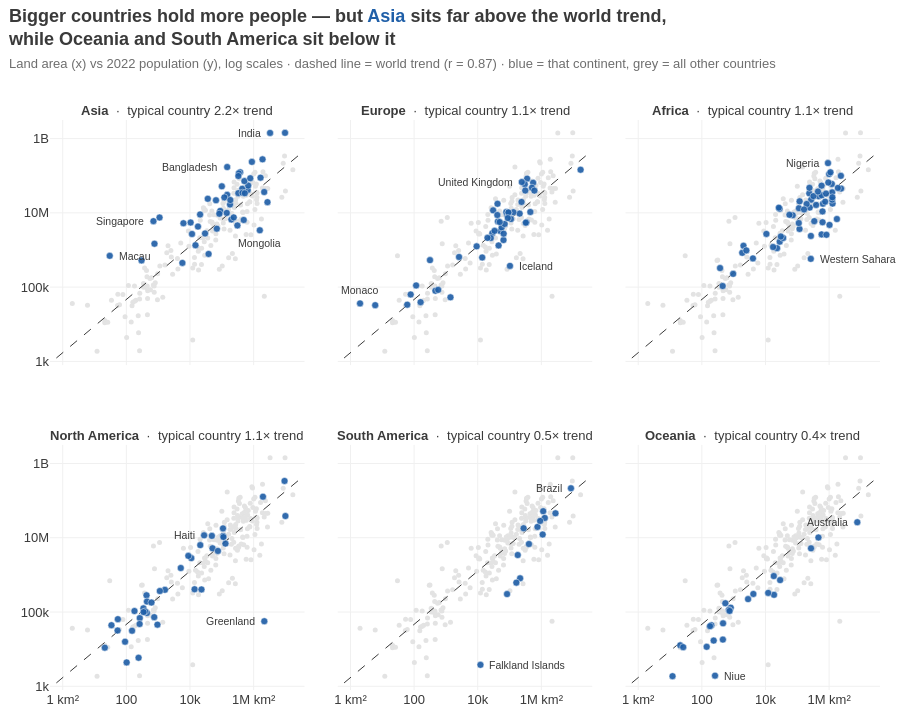

Here is the notebook cell this chart was saved with:
### Markdown cell above
**Chart choice & justification:** *Which chart did you choose, and why? Justify design choices.*

**Chart: scatter plot on log–log scales, as small multiples (one panel per continent).**

**Why this chart:** the relationship between two numeric variables is exactly what a scatter plot shows. Both variables span many orders of magnitude (1 km² Vatican to 17 M km² Russia; 510 to 1.4 B people), so **log scales are required** — on linear axes almost every country collapses into one corner. Splitting into panels answers "does it differ by continent?" much more clearly than six overlapping colours in one plot.

**Design choices**
- Each panel highlights one continent in blue on top of **all other countries in light grey**, so every continent is judged against the same world context.
- The same dashed **world trend line** (log–log regression over all countries) appears in every panel as a common benchmark; dots above it hold more people than expected for their size, dots below hold fewer.
- Panel titles state the answer per continent: how many times the trend a *typical* (median) country sits. Panels are ordered from most above to most below the trend.
- The countries that clearly break the pattern are labelled directly; shared axes with plain-language ticks (10k, 1M km², 1B).

**What it shows:** yes — bigger countries clearly hold more people (**r = 0.87 on log scales**; 10× more land ≈ 5× more people). But continents differ: a typical **Asian** country has **2.2× the people** the trend predicts, Europe, Africa and North America sit right on it (~1.1×), while **South America (0.5×) and Oceania (0.4×)** are emptier than their size suggests. Far **above** the line: city-states (Macau, Singapore, Hong Kong, Monaco) and the giants Bangladesh and India; far **below**: Greenland, the Falkland Islands, Niue, Western Sahara, Iceland and Mongolia — ice, desert and steppe.

### Code cell
# Q3 — land area vs 2022 population → SCATTER PLOT (log–log), small multiples by continent
d3 = df[['Country', 'Continent', 'Area', '2022 Population']].copy()
lx, ly = np.log10(d3['Area']), np.log10(d3['2022 Population'])
slope, intercept = np.polyfit(lx, ly, 1)                          # world trend on log–log scales
r = np.corrcoef(lx, ly)[0, 1]
d3['vs_trend'] = 10 ** (ly - (intercept + slope * lx))           # 2 = twice the people expected for its size

typical = d3.groupby('Continent')['vs_trend'].median()          # typical (median) country per continent
order = typical.sort_values(ascending=False).index.tolist()

fig = px.scatter(d3, x='Area', y='2022 Population', facet_col='Continent', facet_col_wrap=3,
                 category_orders={'Continent': order}, log_x=True, log_y=True,
                 hover_name='Country', custom_data=['Continent', 'vs_trend'],
                 color_discrete_sequence=[ACCENT2], template='plotly_white',
                 facet_row_spacing=0.14, facet_col_spacing=0.04,
                 title=f"Bigger countries hold more people — but {hl('Asia', ACCENT2)} sits far above the world trend,"
                       f"<br>while Oceania and South America sit below it")
fig.update_traces(marker=dict(size=7, opacity=0.9, line=dict(color='white', width=0.5)),
                  hovertemplate='<b>%{hovertext}</b><br>%{x:,.0f} km² · %{y:,.0f} people'
                                '<br>%{customdata[1]:.2f}× the world trend<extra></extra>')

# Grey context (all countries) + dashed world trend in every panel, drawn underneath the highlighted dots
x_line = np.logspace(-0.2, 7.4, 40)
y_line = 10 ** (intercept + slope * np.log10(x_line))
panel = {}
for tr in list(fig.data):
    panel[tr.customdata[0][0]] = (tr.xaxis, tr.yaxis)
    fig.add_scatter(x=d3['Area'], y=d3['2022 Population'], mode='markers', xaxis=tr.xaxis, yaxis=tr.yaxis,
                    marker=dict(color=LIGHT, size=5), hoverinfo='skip', showlegend=False)
    fig.add_scatter(x=x_line, y=y_line, mode='lines', xaxis=tr.xaxis, yaxis=tr.yaxis,
                    line=dict(color=DARK, width=1, dash='dash'), hoverinfo='skip', showlegend=False)
k = len(panel)
fig.data = fig.data[k:] + fig.data[:k]                            # context first, highlights on top

# Panel titles carry the per-continent answer: how a typical country compares with the trend
fig.for_each_annotation(lambda a: a.update(
    text=f"<b>{a.text.split('=')[1]}</b>  ·  typical country {typical[a.text.split('=')[1]]:.1f}× trend",
    font=dict(size=13)))

# Label the countries that clearly break the pattern (text placed right / left / above / below the dot)
place = {'r': dict(xanchor='left', xshift=7), 'l': dict(xanchor='right', xshift=-7),
         'a': dict(yanchor='bottom', yshift=5), 'b': dict(yanchor='top', yshift=-5)}
outliers = {'Macau': 'r', 'Singapore': 'l', 'Bangladesh': 'l', 'India': 'l', 'Mongolia': 'b',
            'Monaco': 'a', 'United Kingdom': 'l', 'Iceland': 'r',
            'Nigeria': 'l', 'Western Sahara': 'r',
            'Haiti': 'l', 'Greenland': 'l',
            'Falkland Islands': 'r', 'Brazil': 'l',
            'Niue': 'r', 'Australia': 'l'}
for name, where in outliers.items():
    row = d3.loc[d3['Country'] == name].iloc[0]
    xa, ya = panel[row['Continent']]
    fig.add_annotation(x=np.log10(row['Area']), y=np.log10(row['2022 Population']),   # log axes → log10 coords
                       xref=xa, yref=ya, text=name, showarrow=False,
                       font=dict(size=10.5, color=DARK), **place[where])

ticks_x = dict(tickvals=[1, 1e2, 1e4, 1e6], ticktext=['1 km²', '100', '10k', '1M km²'])
ticks_y = dict(tickvals=[1e3, 1e5, 1e7, 1e9], ticktext=['1k', '100k', '10M', '1B'])
fig.update_xaxes(title=None, range=[-0.4, 7.6], gridcolor='#F0F0F0', zeroline=False, **ticks_x)
fig.update_yaxes(title=None, range=[2.9, 9.5], gridcolor='#F0F0F0', zeroline=False, **ticks_y)
fig.update_layout(title=title(fig.layout.title.text,
                              f'Land area (x) vs 2022 population (y), log scales · dashed line = world trend '
                              f'(r = {r:.2f}) · blue = that continent, grey = all other countries'),
                  showlegend=False, font=FONT, height=720, margin=dict(l=50, r=20, t=120, b=30))
fig.show()

### Figure 1 — Plotly figure (JSON) as saved in the notebook; plotly's stock layout.template omitted (floating-point values rounded to 4 significant figures; data arrays with more than 128 entries replaced by an {"elided": "..."} marker saying what was removed)
{"data": [{"hoverinfo": "skip", "marker": {"color": "#E3E3E3", "size": 5}, "mode": "markers", "showlegend": false, "type": "scatter", "x": {"elided": "234 int values"}, "xaxis": "x4", "y": {"elided": "234 int values"}, "yaxis": "y4"}, {"hoverinfo": "skip", "line": {"color": "#3A3A3A", "dash": "dash", "width": 1}, "mode": "lines", "showlegend": false, "type": "scatter", "x": [0.631, 0.9883, 1.548, 2.424, 3.797, 5.948, 9.316, 14.59, 22.85, 35.8, 56.07, 87.82, 137.6, 215.4, 337.4, 528.5, 827.8, 1297.0, 2031.0, 3181.0, 4982.0, 7804.0, 12220.0, 19140.0, 29990.0, 46970.0, 73560.0, 115200.0, 180500.0, 282700.0, 442700.0, 693500.0, 1086000.0, 1701000.0, 2665000.0, 4174000.0, 6537000.0, 10240000.0, 16040000.0, 25120000.0], "xaxis": "x4", "y": [1233.0, 1700.0, 2345.0, 3235.0, 4462.0, 6154.0, 8488.0, 11710.0, 16150.0, 22270.0, 30720.0, 42370.0, 58450.0, 80620.0, 111200.0, 153400.0, 211500.0, 291800.0, 402500.0, 555100.0, 765700.0, 1056000.0, 1457000.0, 2009000.0, 2771000.0, 3822000.0, 5272000.0, 7272000.0, 10030000.0, 13830000.0, 19080000.0, 26320000.0, 36300000.0, 50070000.0, 69070000.0, 95260000.0, 131400000.0, 181200000.0, 250000000.0, 344800000.0], "yaxis": "y4"}, {"hoverinfo": "skip", "marker": {"color": "#E3E3E3", "size": 5}, "mode": "markers", "showlegend": false, "type": "scatter", "x": {"elided": "234 int values"}, "xaxis": "x5", "y": {"elided": "234 int values"}, "yaxis": "y5"}, {"hoverinfo": "skip", "line": {"color": "#3A3A3A", "dash": "dash", "width": 1}, "mode": "lines", "showlegend": false, "type": "scatter", "x": [0.631, 0.9883, 1.548, 2.424, 3.797, 5.948, 9.316, 14.59, 22.85, 35.8, 56.07, 87.82, 137.6, 215.4, 337.4, 528.5, 827.8, 1297.0, 2031.0, 3181.0, 4982.0, 7804.0, 12220.0, 19140.0, 29990.0, 46970.0, 73560.0, 115200.0, 180500.0, 282700.0, 442700.0, 693500.0, 1086000.0, 1701000.0, 2665000.0, 4174000.0, 6537000.0, 10240000.0, 16040000.0, 25120000.0], "xaxis": "x5", "y": [1233.0, 1700.0, 2345.0, 3235.0, 4462.0, 6154.0, 8488.0, 11710.0, 16150.0, 22270.0, 30720.0, 42370.0, 58450.0, 80620.0, 111200.0, 153400.0, 211500.0, 291800.0, 402500.0, 555100.0, 765700.0, 1056000.0, 1457000.0, 2009000.0, 2771000.0, 3822000.0, 5272000.0, 7272000.0, 10030000.0, 13830000.0, 19080000.0, 26320000.0, 36300000.0, 50070000.0, 69070000.0, 95260000.0, 131400000.0, 181200000.0, 250000000.0, 344800000.0], "yaxis": "y5"}, {"hoverinfo": "skip", "marker": {"color": "#E3E3E3", "size": 5}, "mode": "markers", "showlegend": false, "type": "scatter", "x": {"elided": "234 int values"}, "xaxis": "x6", "y": {"elided": "234 int values"}, "yaxis": "y6"}, {"hoverinfo": "skip", "line": {"color": "#3A3A3A", "dash": "dash", "width": 1}, "mode": "lines", "showlegend": false, "type": "scatter", "x": [0.631, 0.9883, 1.548, 2.424, 3.797, 5.948, 9.316, 14.59, 22.85, 35.8, 56.07, 87.82, 137.6, 215.4, 337.4, 528.5, 827.8, 1297.0, 2031.0, 3181.0, 4982.0, 7804.0, 12220.0, 19140.0, 29990.0, 46970.0, 73560.0, 115200.0, 180500.0, 282700.0, 442700.0, 693500.0, 1086000.0, 1701000.0, 2665000.0, 4174000.0, 6537000.0, 10240000.0, 16040000.0, 25120000.0], "xaxis": "x6", "y": [1233.0, 1700.0, 2345.0, 3235.0, 4462.0, 6154.0, 8488.0, 11710.0, 16150.0, 22270.0, 30720.0, 42370.0, 58450.0, 80620.0, 111200.0, 153400.0, 211500.0, 291800.0, 402500.0, 555100.0, 765700.0, 1056000.0, 1457000.0, 2009000.0, 2771000.0, 3822000.0, 5272000.0, 7272000.0, 10030000.0, 13830000.0, 19080000.0, 26320000.0, 36300000.0, 50070000.0, 69070000.0, 95260000.0, 131400000.0, 181200000.0, 250000000.0, 344800000.0], "yaxis": "y6"}, {"hoverinfo": "skip", "marker": {"color": "#E3E3E3", "size": 5}, "mode": "markers", "showlegend": false, "type": "scatter", "x": {"elided": "234 int values"}, "xaxis": "x", "y": {"elided": "234 int values"}, "yaxis": "y"}, {"hoverinfo": "skip", "line": {"color": "#3A3A3A", "dash": "dash", "width": 1}, "mode": "lines", "showlegend": false, "type": "scatter", "x": [0.631, 0.9883, 1.548, 2.424, 3.797, 5.948, 9.316, 14.59, 22.85, 35.8, 56.07, 87.82, 137.6, 215.4, 337.4, 528.5, 827.8, 1297.0, 2031.0, 3181.0, 4982.0, 7804.0, 12220.0, 19140.0, 29990.0, 46970.0, 73560.0, 115200.0, 180500.0, 282700.0, 442700.0, 693500.0, 1086000.0, 1701000.0, 2665000.0, 4174000.0, 6537000.0, 10240000.0, 16040000.0, 25120000.0], "xaxis": "x", "y": [1233.0, 1700.0, 2345.0, 3235.0, 4462.0, 6154.0, 8488.0, 11710.0, 16150.0, 22270.0, 30720.0, 42370.0, 58450.0, 80620.0, 111200.0, 153400.0, 211500.0, 291800.0, 402500.0, 555100.0, 765700.0, 1056000.0, 1457000.0, 2009000.0, 2771000.0, 3822000.0, 5272000.0, 7272000.0, 10030000.0, 13830000.0, 19080000.0, 26320000.0, 36300000.0, 50070000.0, 69070000.0, 95260000.0, 131400000.0, 181200000.0, 250000000.0, 344800000.0], "yaxis": "y"}, {"hoverinfo": "skip", "marker": {"color": "#E3E3E3", "size": 5}, "mode": "markers", "showlegend": false, "type": "scatter", "x": {"elided": "234 int values"}, "xaxis": "x2", "y": {"elided": "234 int values"}, "yaxis": "y2"}, {"hoverinfo": "skip", "line": {"color": "#3A3A3A", "dash": "dash", "width": 1}, "mode": "lines", "showlegend": false, "type": "scatter", "x": [0.631, 0.9883, 1.548, 2.424, 3.797, 5.948, 9.316, 14.59, 22.85, 35.8, 56.07, 87.82, 137.6, 215.4, 337.4, 528.5, 827.8, 1297.0, 2031.0, 3181.0, 4982.0, 7804.0, 12220.0, 19140.0, 29990.0, 46970.0, 73560.0, 115200.0, 180500.0, 282700.0, 442700.0, 693500.0, 1086000.0, 1701000.0, 2665000.0, 4174000.0, 6537000.0, 10240000.0, 16040000.0, 25120000.0], "xaxis": "x2", "y": [1233.0, 1700.0, 2345.0, 3235.0, 4462.0, 6154.0, 8488.0, 11710.0, 16150.0, 22270.0, 30720.0, 42370.0, 58450.0, 80620.0, 111200.0, 153400.0, 211500.0, 291800.0, 402500.0, 555100.0, 765700.0, 1056000.0, 1457000.0, 2009000.0, 2771000.0, 3822000.0, 5272000.0, 7272000.0, 10030000.0, 13830000.0, 19080000.0, 26320000.0, 36300000.0, 50070000.0, 69070000.0, 95260000.0, 131400000.0, 181200000.0, 250000000.0, 344800000.0], "yaxis": "y2"}, {"hoverinfo": "skip", "marker": {"color": "#E3E3E3", "size": 5}, "mode": "markers", "showlegend": false, "type": "scatter", "x": {"elided": "234 int values"}, "xaxis": "x3", "y": {"elided": "234 int values"}, "yaxis": "y3"}, {"hoverinfo": "skip", "line": {"color": "#3A3A3A", "dash": "dash", "width": 1}, "mode": "lines", "showlegend": false, "type": "scatter", "x": [0.631, 0.9883, 1.548, 2.424, 3.797, 5.948, 9.316, 14.59, 22.85, 35.8, 56.07, 87.82, 137.6, 215.4, 337.4, 528.5, 827.8, 1297.0, 2031.0, 3181.0, 4982.0, 7804.0, 12220.0, 19140.0, 29990.0, 46970.0, 73560.0, 115200.0, 180500.0, 282700.0, 442700.0, 693500.0, 1086000.0, 1701000.0, 2665000.0, 4174000.0, 6537000.0, 10240000.0, 16040000.0, 25120000.0], "xaxis": "x3", "y": [1233.0, 1700.0, 2345.0, 3235.0, 4462.0, 6154.0, 8488.0, 11710.0, 16150.0, 22270.0, 30720.0, 42370.0, 58450.0, 80620.0, 111200.0, 153400.0, 211500.0, 291800.0, 402500.0, 555100.0, 765700.0, 1056000.0, 1457000.0, 2009000.0, 2771000.0, 3822000.0, 5272000.0, 7272000.0, 10030000.0, 13830000.0, 19080000.0, 26320000.0, 36300000.0, 50070000.0, 69070000.0, 95260000.0, 131400000.0, 181200000.0, 250000000.0, 344800000.0], "yaxis": "y3"}, {"customdata": [["Asia", 1.633], ["Asia", 1.009], ["Asia", 1.748], ["Asia", 7.365], ["Asia", 19.72], ["Asia", 0.2365], ["Asia", 0.5282], ["Asia", 1.668], ["Asia", 8.174], ["Asia", 0.7382], ["Asia", 28.8], ["Asia", 17.65], ["Asia", 5.074], ["Asia", 1.809], ["Asia", 2.349], ["Asia", 4.243], ["Asia", 7.276], ["Asia", 1.862], ["Asia", 0.2764], ["Asia", 2.237], ["Asia", 0.6142], ["Asia", 0.6179], ["Asia", 4.216], ["Asia", 35.42], ["Asia", 2.192], ["Asia", 5.125], ["Asia", 0.07208], ["Asia", 2.095], ["Asia", 3.525], ["Asia", 3.471], ["Asia", 0.31], ["Asia", 7.542], ["Asia", 5.849], ["Asia", 7.281], ["Asia", 1.923], ["Asia", 0.6149], ["Asia", 31.53], ["Asia", 7.875], ["Asia", 4.495], ["Asia", 2.166], ["Asia", 7.534], ["Asia", 1.172], ["Asia", 3.38], ["Asia", 0.8], ["Asia", 2.971], ["Asia", 0.3142], ["Asia", 1.634], ["Asia", 1.801], ["Asia", 6.335], ["Asia", 1.557]], "hovertemplate": "<b>%{hovertext}</b><br>%{x:,.0f} km² · %{y:,.0f} people<br>%{customdata[1]:.2f}× the world trend<extra></extra>", "hovertext": ["Afghanistan", "Armenia", "Azerbaijan", "Bahrain", "Bangladesh", "Bhutan", "Brunei", "Cambodia", "China", "Georgia", "Hong Kong", "India", "Indonesia", "Iran", "Iraq", "Israel", "Japan", "Jordan", "Kazakhstan", "Kuwait", "Kyrgyzstan", "Laos", "Lebanon", "Macau", "Malaysia", "Maldives", "Mongolia", "Myanmar", "Nepal", "North Korea", "Oman", "Pakistan", "Palestine", "Philippines", "Qatar", "Saudi Arabia", "Singapore", "South Korea", "Sri Lanka", "Syria", "Taiwan", "Tajikistan", "Thailand", "Timor-Leste", "Turkey", "Turkmenistan", "United Arab Emirates", "Uzbekistan", "Vietnam", "Yemen"], "legendgroup": "", "marker": {"color": "#1F5FA8", "line": {"color": "white", "width": 0.5}, "opacity": 0.9, "size": 7, "symbol": "circle"}, "mode": "markers", "name": "", "orientation": "v", "showlegend": false, "type": "scatter", "x": [652230, 29743, 86600, 765, 147570, 38394, 5765, 181035, 9706961, 69700, 1104, 3287590, 1904569, 1648195, 438317, 20770, 377930, 89342, 2724900, 17818, 199951, 236800, 10452, 30, 330803, 300, 1564110, 676578, 147181, 120538, 309500, 881912, 6220, 342353, 11586, 2149690, 710, 100210, 65610, 185180, 36193, 143100, 513120, 14874, 783562, 488100, 83600, 447400, 331212, 527968], "xaxis": "x4", "y": [41128771, 2780469, 10358074, 1472233, 171186372, 782455, 449002, 16767842, 1425887337, 3744385, 7488865, 1417173173, 275501339, 88550570, 44496122, 9038309, 123951692, 11285869, 19397998, 4268873, 6630623, 7529475, 5489739, 695168, 33938221, 523787, 3398366, 54179306, 30547580, 26069416, 4576298, 235824862, 5250072, 115559009, 2695122, 36408820, 5975689, 51815810, 21832143, 22125249, 23893394, 9952787, 71697030, 1341296, 85341241, 6430770, 9441129, 34627652, 98186856, 33696614], "yaxis": "y4"}, {"customdata": [["Europe", 1.057], ["Europe", 0.5679], ["Europe", 1.544], ["Europe", 0.8598], ["Europe", 4.152], ["Europe", 0.7951], ["Europe", 0.9586], ["Europe", 0.9225], ["Europe", 1.049], ["Europe", 1.894], ["Europe", 1.637], ["Europe", 0.3564], ["Europe", 0.1728], ["Europe", 0.352], ["Europe", 2.893], ["Europe", 5.097], ["Europe", 5.272], ["Europe", 1.296], ["Europe", 1.626], ["Europe", 1.598], ["Europe", 0.05557], ["Europe", 0.9845], ["Europe", 0.5207], ["Europe", 4.076], ["Europe", 2.142], ["Europe", 0.3855], ["Europe", 0.6038], ["Europe", 0.5681], ["Europe", 1.353], ["Europe", 5.027], ["Europe", 1.083], ["Europe", 12.94], ["Europe", 0.3944], ["Europe", 4.991], ["Europe", 0.8435], ["Europe", 0.3564], ["Europe", 2.68], ["Europe", 1.658], ["Europe", 1.606], ["Europe", 0.5529], ["Europe", 1.031], ["Europe", 1.201], ["Europe", 1.431], ["Europe", 1.013], ["Europe", 2.265], ["Europe", 0.5462], ["Europe", 2.508], ["Europe", 1.666], ["Europe", 5.44], ["Europe", 0.2974]], "hovertemplate": "<b>%{hovertext}</b><br>%{x:,.0f} km² · %{y:,.0f} people<br>%{customdata[1]:.2f}× the world trend<extra></extra>", "hovertext": ["Albania", "Andorra", "Austria", "Belarus", "Belgium", "Bosnia and Herzegovina", "Bulgaria", "Croatia", "Cyprus", "Czech Republic", "Denmark", "Estonia", "Faroe Islands", "Finland", "France", "Germany", "Gibraltar", "Greece", "Guernsey", "Hungary", "Iceland", "Ireland", "Isle of Man", "Italy", "Jersey", "Latvia", "Liechtenstein", "Lithuania", "Luxembourg", "Malta", "Moldova", "Monaco", "Montenegro", "Netherlands", "North Macedonia", "Norway", "Poland", "Portugal", "Romania", "Russia", "San Marino", "Serbia", "Slovakia", "Slovenia", "Spain", "Sweden", "Switzerland", "Ukraine", "United Kingdom", "Vatican City"], "legendgroup": "", "marker": {"color": "#1F5FA8", "line": {"color": "white", "width": 0.5}, "opacity": 0.9, "size": 7, "symbol": "circle"}, "mode": "markers", "name": "", "orientation": "v", "showlegend": false, "type": "scatter", "x": [28748, 468, 83871, 207600, 30528, 51209, 110879, 56594, 9251, 78865, 43094, 45227, 1393, 338424, 551695, 357114, 6, 131990, 78, 93028, 103000, 70273, 572, 301336, 116, 64559, 160, 65300, 2586, 316, 33846, 2, 13812, 41850, 25713, 323802, 312679, 92090, 238391, 17098242, 61, 88361, 49037, 20273, 505992, 450295, 41284, 603500, 242900, 1], "xaxis": "x5", "y": [2842321, 79824, 8939617, 9534954, 11655930, 3233526, 6781953, 4030358, 1251488, 10493986, 5882261, 1326062, 53090, 5540745, 64626628, 83369843, 32649, 10384971, 63301, 9967308, 372899, 5023109, 84519, 59037474, 110778, 1850651, 39327, 2750055, 647599, 533286, 3272996, 36469, 627082, 17564014, 2093599, 5434319, 39857145, 10270865, 19659267, 144713314, 33660, 7221365, 5643453, 2119844, 47558630, 10549347, 8740472, 39701739, 67508936, 510], "yaxis": "y5"}, {"customdata": [["Africa", 0.7046], ["Africa", 0.8881], ["Africa", 1.866], ["Africa", 0.1133], ["Africa", 1.68], ["Africa", 4.906], ["Africa", 1.39], ["Africa", 0.9014], ["Africa", 0.2289], ["Africa", 0.433], ["Africa", 2.213], ["Africa", 0.4861], ["Africa", 1.571], ["Africa", 3.238], ["Africa", 0.634], ["Africa", 0.4992], ["Africa", 0.6414], ["Africa", 3.358], ["Africa", 0.1796], ["Africa", 2.045], ["Africa", 2.733], ["Africa", 1.107], ["Africa", 0.6648], ["Africa", 1.852], ["Africa", 2.332], ["Africa", 0.8248], ["Africa", 0.7472], ["Africa", 0.1328], ["Africa", 1.268], ["Africa", 2.75], ["Africa", 0.5659], ["Africa", 0.1355], ["Africa", 3.219], ["Africa", 2.724], ["Africa", 1.951], ["Africa", 1.129], ["Africa", 0.08607], ["Africa", 0.6465], ["Africa", 6.761], ["Africa", 0.3765], ["Africa", 2.079], ["Africa", 5.456], ["Africa", 0.9637], ["Africa", 1.623], ["Africa", 0.7813], ["Africa", 1.662], ["Africa", 0.71], ["Africa", 1.517], ["Africa", 0.4494], ["Africa", 0.8694], ["Africa", 1.993], ["Africa", 2.021], ["Africa", 1.322], ["Africa", 3.823], ["Africa", 0.04349], ["Africa", 0.7172], ["Africa", 0.9354]], "hovertemplate": "<b>%{hovertext}</b><br>%{x:,.0f} km² · %{y:,.0f} people<br>%{customdata[1]:.2f}× the world trend<extra></extra>", "hovertext": ["Algeria", "Angola", "Benin", "Botswana", "Burkina Faso", "Burundi", "Cameroon", "Cape Verde", "Central African Republic", "Chad", "Comoros", "Djibouti", "DR Congo", "Egypt", "Equatorial Guinea", "Eritrea", "Eswatini", "Ethiopia", "Gabon", "Gambia", "Ghana", "Guinea", "Guinea-Bissau", "Ivory Coast", "Kenya", "Lesotho", "Liberia", "Libya", "Madagascar", "Malawi", "Mali", "Mauritania", "Mauritius", "Mayotte", "Morocco", "Mozambique", "Namibia", "Niger", "Nigeria", "Republic of the Congo", "Reunion", "Rwanda", "Sao Tome and Principe", "Senegal", "Seychelles", "Sierra Leone", "Somalia", "South Africa", "South Sudan", "Sudan", "Tanzania", "Togo", "Tunisia", "Uganda", "Western Sahara", "Zambia", "Zimbabwe"], "legendgroup": "", "marker": {"color": "#1F5FA8", "line": {"color": "white", "width": 0.5}, "opacity": 0.9, "size": 7, "symbol": "circle"}, "mode": "markers", "name": "", "orientation": "v", "showlegend": false, "type": "scatter", "x": [2381741, 1246700, 112622, 582000, 272967, 27834, 475442, 4033, 622984, 1284000, 1862, 23200, 2344858, 1002450, 28051, 117600, 17364, 1104300, 267668, 10689, 238533, 245857, 36125, 322463, 580367, 30355, 111369, 1759540, 587041, 118484, 1240192, 1030700, 2040, 374, 446550, 801590, 825615, 1267000, 923768, 342000, 2511, 26338, 964, 196722, 452, 71740, 637657, 1221037, 619745, 1886068, 945087, 56785, 163610, 241550, 266000, 752612, 390757], "xaxis": "x6", "y": [44903225, 35588987, 13352864, 2630296, 22673762, 12889576, 27914536, 593149, 5579144, 17723315, 836774, 1120849, 99010212, 110990103, 1674908, 3684032, 1201670, 123379924, 2388992, 2705992, 33475870, 13859341, 2105566, 28160542, 54027487, 2305825, 5302681, 6812341, 29611714, 20405317, 22593590, 4736139, 1299469, 326101, 37457971, 32969517, 2567012, 26207977, 218541212, 5970424, 974052, 13776698, 227380, 17316449, 107118, 8605718, 17597511, 59893885, 10913164, 46874204, 65497748, 8848699, 12356117, 47249585, 575986, 20017675, 16320537], "yaxis": "y6"}, {"customdata": [["North America", 0.3648], ["North America", 0.6949], ["North America", 1.502], ["North America", 0.2561], ["North America", 2.129], ["North America", 0.177], ["North America", 2.146], ["North America", 0.501], ["North America", 0.216], ["North America", 0.7367], ["North America", 1.276], ["North America", 1.595], ["North America", 1.412], ["North America", 0.3687], ["North America", 2.864], ["North America", 2.947], ["North America", 0.0009484], ["North America", 1.113], ["North America", 1.152], ["North America", 2.555], ["North America", 4.419], ["North America", 1.46], ["North America", 2.095], ["North America", 1.392], ["North America", 2.297], ["North America", 0.09306], ["North America", 0.8745], ["North America", 0.8214], ["North America", 2.81], ["North America", 0.7216], ["North America", 0.5152], ["North America", 1.051], ["North America", 1.077], ["North America", 0.0669], ["North America", 0.8443], ["North America", 2.058], ["North America", 1.958], ["North America", 0.196], ["North America", 1.989], ["North America", 0.8768]], "hovertemplate": "<b>%{hovertext}</b><br>%{x:,.0f} km² · %{y:,.0f} people<br>%{customdata[1]:.2f}× the world trend<extra></extra>", "hovertext": ["Anguilla", "Antigua and Barbuda", "Aruba", "Bahamas", "Barbados", "Belize", "Bermuda", "British Virgin Islands", "Canada", "Cayman Islands", "Costa Rica", "Cuba", "Curacao", "Dominica", "Dominican Republic", "El Salvador", "Greenland", "Grenada", "Guadeloupe", "Guatemala", "Haiti", "Honduras", "Jamaica", "Martinique", "Mexico", "Montserrat", "Nicaragua", "Panama", "Puerto Rico", "Saint Barthelemy", "Saint Kitts and Nevis", "Saint Lucia", "Saint Martin", "Saint Pierre and Miquelon", "Saint Vincent and the Grenadines", "Sint Maarten", "Trinidad and Tobago", "Turks and Caicos Islands", "United States", "United States Virgin Islands"], "legendgroup": "", "marker": {"color": "#1F5FA8", "line": {"color": "white", "width": 0.5}, "opacity": 0.9, "size": 7, "symbol": "circle"}, "mode": "markers", "name": "", "orientation": "v", "showlegend": false, "type": "scatter", "x": [91, 442, 180, 13943, 430, 22966, 54, 151, 9984670, 264, 51100, 109884, 444, 751, 48671, 21041, 2166086, 344, 1628, 108889, 27750, 112492, 10991, 1128, 1964375, 102, 130373, 75417, 8870, 21, 261, 616, 53, 242, 389, 34, 5130, 948, 9372610, 347], "xaxis": "x", "y": [15857, 93763, 106445, 409984, 281635, 405272, 64184, 31305, 38454327, 68706, 5180829, 11212191, 191163, 72737, 11228821, 6336392, 56466, 125438, 395752, 17843908, 11584996, 10432860, 2827377, 367507, 127504125, 4390, 6948392, 4408581, 3252407, 10967, 47657, 179857, 31791, 5862, 103948, 44175, 1531044, 45703, 338289857, 99465], "yaxis": "y"}, {"customdata": [["South America", 0.6392], ["South America", 0.334], ["South America", 1.356], ["South America", 0.7001], ["South America", 1.379], ["South America", 1.321], ["South America", 0.002603], ["South America", 0.05274], ["South America", 0.07113], ["South America", 0.3776], ["South America", 0.8314], ["South America", 0.06604], ["South America", 0.3405], ["South America", 0.8805]], "hovertemplate": "<b>%{hovertext}</b><br>%{x:,.0f} km² · %{y:,.0f} people<br>%{customdata[1]:.2f}× the world trend<extra></extra>", "hovertext": ["Argentina", "Bolivia", "Brazil", "Chile", "Colombia", "Ecuador", "Falkland Islands", "French Guiana", "Guyana", "Paraguay", "Peru", "Suriname", "Uruguay", "Venezuela"], "legendgroup": "", "marker": {"color": "#1F5FA8", "line": {"color": "white", "width": 0.5}, "opacity": 0.9, "size": 7, "symbol": "circle"}, "mode": "markers", "name": "", "orientation": "v", "showlegend": false, "type": "scatter", "x": [2780400, 1098581, 8515767, 756102, 1141748, 276841, 12173, 83534, 214969, 406752, 1285216, 163820, 181034, 916445], "xaxis": "x2", "y": [45510318, 12224110, 215313498, 19603733, 51874024, 18001000, 3780, 304557, 808726, 6780744, 34049588, 618040, 3422794, 28301696], "yaxis": "y2"}, {"customdata": [["Oceania", 0.5813], ["Oceania", 0.1773], ["Oceania", 0.1977], ["Oceania", 0.4785], ["Oceania", 0.4547], ["Oceania", 1.09], ["Oceania", 0.6296], ["Oceania", 0.5842], ["Oceania", 0.6074], ["Oceania", 0.8335], ["Oceania", 0.1475], ["Oceania", 0.3868], ["Oceania", 0.02097], ["Oceania", 0.3547], ["Oceania", 0.1302], ["Oceania", 0.5149], ["Oceania", 0.4343], ["Oceania", 0.2684], ["Oceania", 0.1839], ["Oceania", 0.5437], ["Oceania", 0.6387], ["Oceania", 0.2248], ["Oceania", 0.1935]], "hovertemplate": "<b>%{hovertext}</b><br>%{x:,.0f} km² · %{y:,.0f} people<br>%{customdata[1]:.2f}× the world trend<extra></extra>", "hovertext": ["American Samoa", "Australia", "Cook Islands", "Fiji", "French Polynesia", "Guam", "Kiribati", "Marshall Islands", "Micronesia", "Nauru", "New Caledonia", "New Zealand", "Niue", "Northern Mariana Islands", "Palau", "Papua New Guinea", "Samoa", "Solomon Islands", "Tokelau", "Tonga", "Tuvalu", "Vanuatu", "Wallis and Futuna"], "legendgroup": "", "marker": {"color": "#1F5FA8", "line": {"color": "white", "width": 0.5}, "opacity": 0.9, "size": 7, "symbol": "circle"}, "mode": "markers", "name": "", "orientation": "v", "showlegend": false, "type": "scatter", "x": [199, 7692024, 236, 18272, 4167, 549, 811, 181, 702, 21, 18575, 270467, 260, 464, 459, 462840, 2842, 28896, 12, 747, 26, 12189, 142], "xaxis": "x3", "y": [44273, 26177413, 17011, 929766, 306279, 171774, 131232, 41569, 114164, 12668, 289950, 5185288, 1934, 49551, 18055, 10142619, 222382, 724273, 1871, 106858, 11312, 326740, 11572], "yaxis": "y3"}], "layout": {"annotations": [{"font": {"size": 13}, "showarrow": false, "text": "<b>North America</b>  ·  typical country 1.1× trend", "x": 0.1533, "xanchor": "center", "xref": "paper", "y": 0.43, "yanchor": "bottom", "yref": "paper"}, {"font": {"size": 13}, "showarrow": false, "text": "<b>South America</b>  ·  typical country 0.5× trend", "x": 0.5, "xanchor": "center", "xref": "paper", "y": 0.43, "yanchor": "bottom", "yref": "paper"}, {"font": {"size": 13}, "showarrow": false, "text": "<b>Oceania</b>  ·  typical country 0.4× trend", "x": 0.8467, "xanchor": "center", "xref": "paper", "y": 0.43, "yanchor": "bottom", "yref": "paper"}, {"font": {"size": 13}, "showarrow": false, "text": "<b>Asia</b>  ·  typical country 2.2× trend", "x": 0.1533, "xanchor": "center", "xref": "paper", "y": 1, "yanchor": "bottom", "yref": "paper"}, {"font": {"size": 13}, "showarrow": false, "text": "<b>Europe</b>  ·  typical country 1.1× trend", "x": 0.5, "xanchor": "center", "xref": "paper", "y": 1, "yanchor": "bottom", "yref": "paper"}, {"font": {"size": 13}, "showarrow": false, "text": "<b>Africa</b>  ·  typical country 1.1× trend", "x": 0.8467, "xanchor": "center", "xref": "paper", "y": 1, "yanchor": "bottom", "yref": "paper"}, {"font": {"color": "#3A3A3A", "size": 10.5}, "showarrow": false, "text": "Macau", "x": 1.477, "xanchor": "left", "xref": "x4", "xshift": 7, "y": 5.842, "yref": "y4"}, {"font": {"color": "#3A3A3A", "size": 10.5}, "showarrow": false, "text": "Singapore", "x": 2.851, "xanchor": "right", "xref": "x4", "xshift": -7, "y": 6.776, "yref": "y4"}, {"font": {"color": "#3A3A3A", "size": 10.5}, "showarrow": false, "text": "Bangladesh", "x": 5.169, "xanchor": "right", "xref": "x4", "xshift": -7, "y": 8.233, "yref": "y4"}, {"font": {"color": "#3A3A3A", "size": 10.5}, "showarrow": false, "text": "India", "x": 6.517, "xanchor": "right", "xref": "x4", "xshift": -7, "y": 9.151, "yref": "y4"}, {"font": {"color": "#3A3A3A", "size": 10.5}, "showarrow": false, "text": "Mongolia", "x": 6.194, "xref": "x4", "y": 6.531, "yanchor": "top", "yref": "y4", "yshift": -5}, {"font": {"color": "#3A3A3A", "size": 10.5}, "showarrow": false, "text": "Monaco", "x": 0.301, "xref": "x5", "y": 4.562, "yanchor": "bottom", "yref": "y5", "yshift": 5}, {"font": {"color": "#3A3A3A", "size": 10.5}, "showarrow": false, "text": "United Kingdom", "x": 5.385, "xanchor": "right", "xref": "x5", "xshift": -7, "y": 7.829, "yref": "y5"}, {"font": {"color": "#3A3A3A", "size": 10.5}, "showarrow": false, "text": "Iceland", "x": 5.013, "xanchor": "left", "xref": "x5", "xshift": 7, "y": 5.572, "yref": "y5"}, {"font": {"color": "#3A3A3A", "size": 10.5}, "showarrow": false, "text": "Nigeria", "x": 5.966, "xanchor": "right", "xref": "x6", "xshift": -7, "y": 8.34, "yref": "y6"}, {"font": {"color": "#3A3A3A", "size": 10.5}, "showarrow": false, "text": "Western Sahara", "x": 5.425, "xanchor": "left", "xref": "x6", "xshift": 7, "y": 5.76, "yref": "y6"}, {"font": {"color": "#3A3A3A", "size": 10.5}, "showarrow": false, "text": "Haiti", "x": 4.443, "xanchor": "right", "xref": "x", "xshift": -7, "y": 7.064, "yref": "y"}, {"font": {"color": "#3A3A3A", "size": 10.5}, "showarrow": false, "text": "Greenland", "x": 6.336, "xanchor": "right", "xref": "x", "xshift": -7, "y": 4.752, "yref": "y"}, {"font": {"color": "#3A3A3A", "size": 10.5}, "showarrow": false, "text": "Falkland Islands", "x": 4.085, "xanchor": "left", "xref": "x2", "xshift": 7, "y": 3.577, "yref": "y2"}, {"font": {"color": "#3A3A3A", "size": 10.5}, "showarrow": false, "text": "Brazil", "x": 6.93, "xanchor": "right", "xref": "x2", "xshift": -7, "y": 8.333, "yref": "y2"}, {"font": {"color": "#3A3A3A", "size": 10.5}, "showarrow": false, "text": "Niue", "x": 2.415, "xanchor": "left", "xref": "x3", "xshift": 7, "y": 3.286, "yref": "y3"}, {"font": {"color": "#3A3A3A", "size": 10.5}, "showarrow": false, "text": "Australia", "x": 6.886, "xanchor": "right", "xref": "x3", "xshift": -7, "y": 7.418, "yref": "y3"}], "font": {"color": "#3A3A3A", "family": "Arial, sans-serif", "size": 13}, "height": 720, "legend": {"tracegroupgap": 0}, "margin": {"b": 30, "l": 50, "r": 20, "t": 120}, "showlegend": false, "title": {"font": {"size": 18}, "text": "<b>Bigger countries hold more people — but <span style='color:#1F5FA8'><b>Asia</b></span> sits far above the world trend,<br>while Oceania and South America sit below it</b><br><span style='font-size:13px;color:#6E6E6E'>Land area (x) vs 2022 population (y), log scales · dashed line = world trend (r = 0.87) · blue = that continent, grey = all other countries</span>", "x": 0.01, "xanchor": "left", "y": 0.97, "yanchor": "top"}, "xaxis": {"anchor": "y", "domain": [0, 0.3067], "gridcolor": "#F0F0F0", "range": [-0.4, 7.6], "ticktext": ["1 km²", "100", "10k", "1M km²"], "tickvals": [1, 100, 10000, 1000000], "title": {}, "type": "log", "zeroline": false}, "xaxis2": {"anchor": "y2", "domain": [0.3467, 0.6533], "gridcolor": "#F0F0F0", "matches": "x", "range": [-0.4, 7.6], "ticktext": ["1 km²", "100", "10k", "1M km²"], "tickvals": [1, 100, 10000, 1000000], "title": {}, "type": "log", "zeroline": false}, "xaxis3": {"anchor": "y3", "domain": [0.6933, 1.0], "gridcolor": "#F0F0F0", "matches": "x", "range": [-0.4, 7.6], "ticktext": ["1 km²", "100", "10k", "1M km²"], "tickvals": [1, 100, 10000, 1000000], "title": {}, "type": "log", "zeroline": false}, "xaxis4": {"anchor": "y4", "domain": [0, 0.3067], "gridcolor": "#F0F0F0", "matches": "x", "range": [-0.4, 7.6], "showticklabels": false, "ticktext": ["1 km²", "100", "10k", "1M km²"], "tickvals": [1, 100, 10000, 1000000], "title": {}, "type": "log", "zeroline": false}, "xaxis5": {"anchor": "y5", "domain": [0.3467, 0.6533], "gridcolor": "#F0F0F0", "matches": "x", "range": [-0.4, 7.6], "showticklabels": false, "ticktext": ["1 km²", "100", "10k", "1M km²"], "tickvals": [1, 100, 10000, 1000000], "title": {}, "type": "log", "zeroline": false}, "xaxis6": {"anchor": "y6", "domain": [0.6933, 1.0], "gridcolor": "#F0F0F0", "matches": "x", "range": [-0.4, 7.6], "showticklabels": false, "ticktext": ["1 km²", "100", "10k", "1M km²"], "tickvals": [1, 100, 10000, 1000000], "title": {}, "type": "log", "zeroline": false}, "yaxis": {"anchor": "x", "domain": [0, 0.43], "gridcolor": "#F0F0F0", "range": [2.9, 9.5], "ticktext": ["1k", "100k", "10M", "1B"], "tickvals": [1000, 100000, 10000000, 1000000000], "title": {}, "type": "log", "zeroline": false}, "yaxis2": {"anchor": "x2", "domain": [0, 0.43], "gridcolor": "#F0F0F0", "matches": "y", "range": [2.9, 9.5], "showticklabels": false, "ticktext": ["1k", "100k", "10M", "1B"], "tickvals": [1000, 100000, 10000000, 1000000000], "title": {}, "type": "log", "zeroline": false}, "yaxis3": {"anchor": "x3", "domain": [0, 0.43], "gridcolor": "#F0F0F0", "matches": "y", "range": [2.9, 9.5], "showticklabels": false, "ticktext": ["1k", "100k", "10M", "1B"], "tickvals": [1000, 100000, 10000000, 1000000000], "title": {}, "type": "log", "zeroline": false}, "yaxis4": {"anchor": "x4", "domain": [0.57, 1], "gridcolor": "#F0F0F0", "matches": "y", "range": [2.9, 9.5], "ticktext": ["1k", "100k", "10M", "1B"], "tickvals": [1000, 100000, 10000000, 1000000000], "title": {}, "type": "log", "zeroline": false}, "yaxis5": {"anchor": "x5", "domain": [0.57, 1], "gridcolor": "#F0F0F0", "matches": "y", "range": [2.9, 9.5], "showticklabels": false, "ticktext": ["1k", "100k", "10M", "1B"], "tickvals": [1000, 100000, 10000000, 1000000000], "title": {}, "type": "log", "zeroline": false}, "yaxis6": {"anchor": "x6", "domain": [0.57, 1], "gridcolor": "#F0F0F0", "matches": "y", "range": [2.9, 9.5], "showticklabels": false, "ticktext": ["1k", "100k", "10M", "1B"], "tickvals": [1000, 100000, 10000000, 1000000000], "title": {}, "type": "log", "zeroline": false}}}
